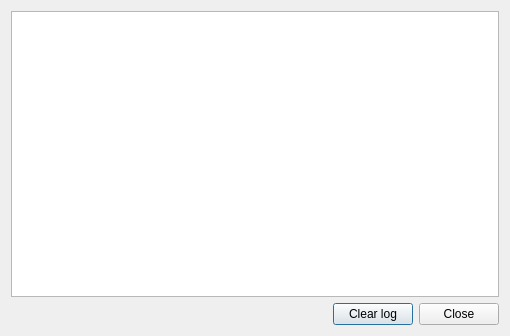
<?xml version="1.0" encoding="UTF-8"?>
<ui version="4.0">
 <class>Dialog</class>
 <widget class="QDialog" name="Dialog">
  <property name="geometry">
   <rect>
    <x>0</x>
    <y>0</y>
    <width>510</width>
    <height>336</height>
   </rect>
  </property>
  <property name="windowTitle">
   <string>Messages Log</string>
  </property>
  <layout class="QVBoxLayout" name="verticalLayout">
   <item>
    <widget class="QPlainTextEdit" name="plainTextEdit">
     <property name="readOnly">
      <bool>true</bool>
     </property>
     <property name="plainText">
      <string notr="true"/>
     </property>
    </widget>
   </item>
   <item>
    <layout class="QHBoxLayout" name="horizontalLayout">
     <item>
      <spacer name="horizontalSpacer">
       <property name="orientation">
        <enum>Qt::Horizontal</enum>
       </property>
       <property name="sizeHint" stdset="0">
        <size>
         <width>40</width>
         <height>20</height>
        </size>
       </property>
      </spacer>
     </item>
     <item>
      <widget class="QPushButton" name="pushButton_clearLog">
       <property name="text">
        <string>Clear log</string>
       </property>
      </widget>
     </item>
     <item>
      <widget class="QPushButton" name="pushButton_closeLog">
       <property name="text">
        <string>Close</string>
       </property>
      </widget>
     </item>
    </layout>
   </item>
  </layout>
 </widget>
 <resources/>
 <connections/>
</ui>
